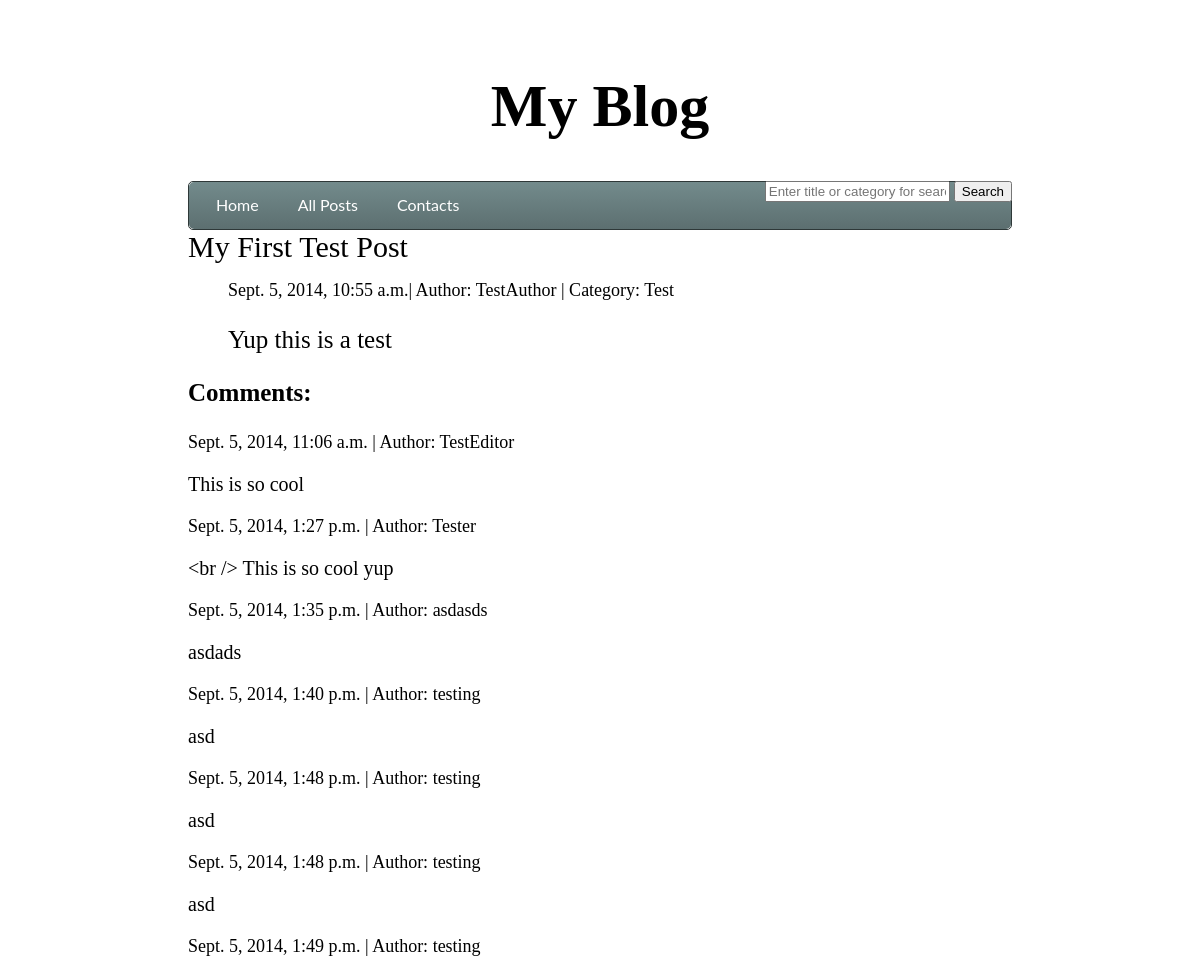
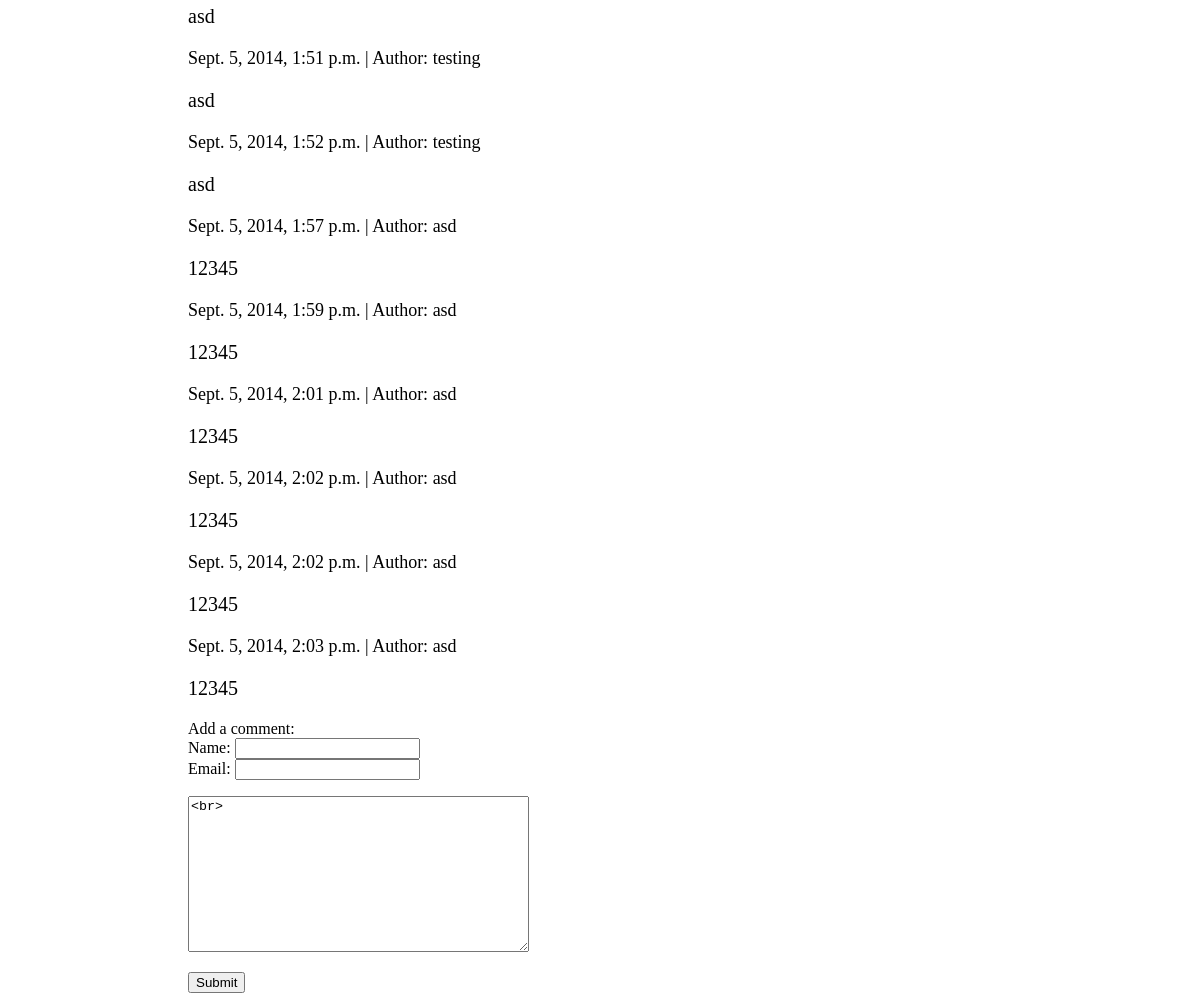
The app's page /blog/1/, older data (2 pictures, top to bottom).
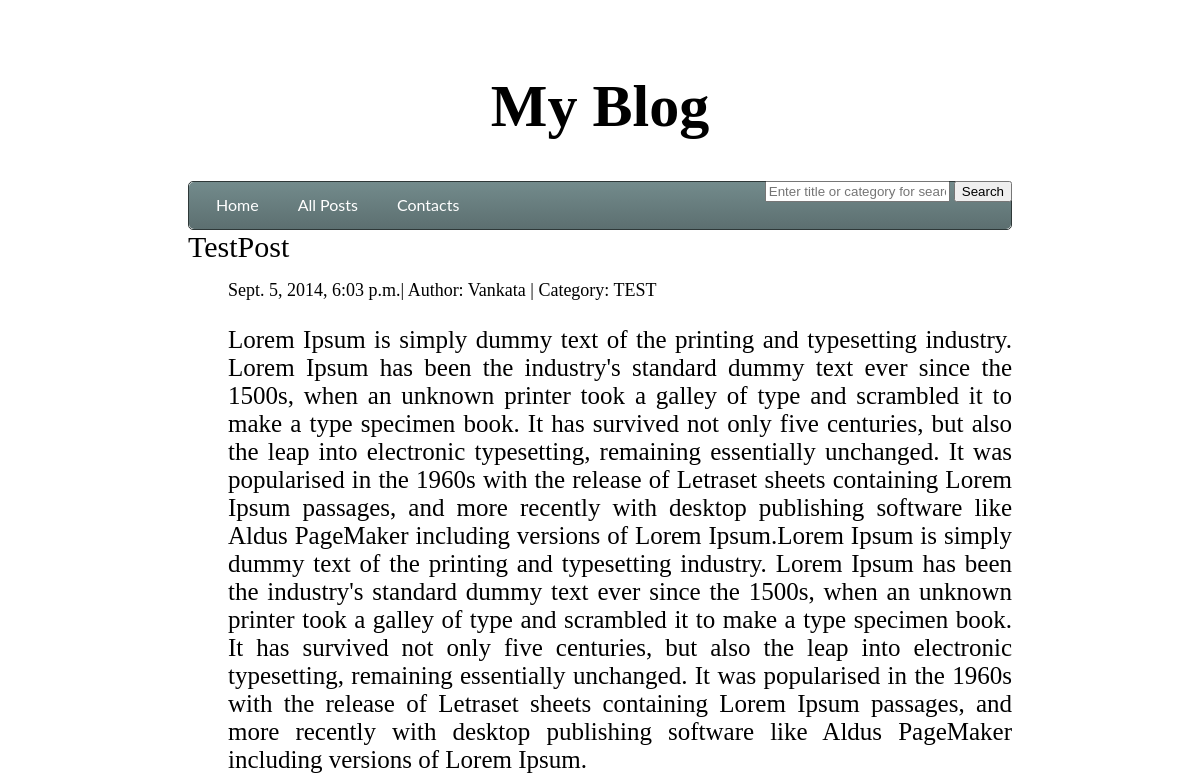
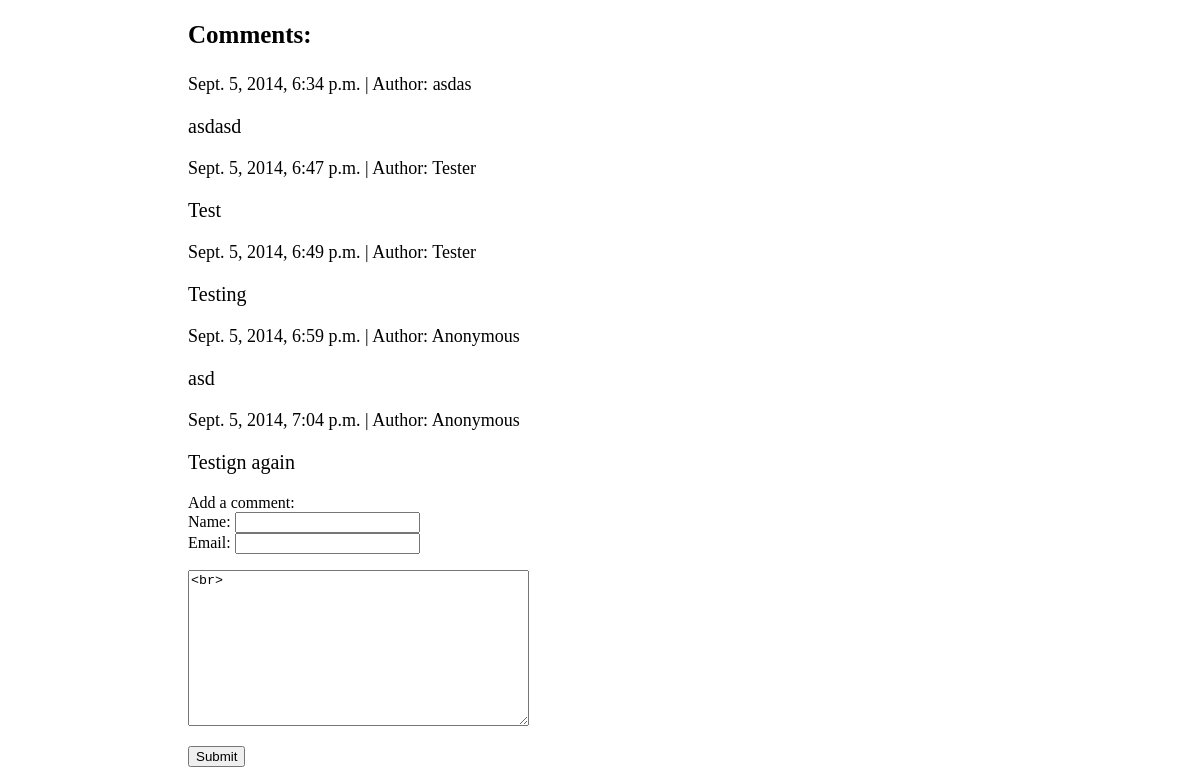
The same page, newer data (2 pictures, top to bottom).
### blog/models.py (models this page shows, shortened)
class Post(models.Model):
    title = models.CharField(max_length=100)
    body_text = models.TextField()
    author = models.CharField(max_length=100, default='Vankata')
    category = models.CharField(max_length=50, default='')
    pub_date = models.DateTimeField(auto_now_add=True)

class Comments(models.Model):
    pub_date = models.DateTimeField(auto_now_add=True)
    author = models.CharField(max_length=60)
    body = models.TextField()
    post = models.ForeignKey(Post)
    email = models.EmailField()

### blog/views.py (the view, shortened to what this page needs)
# urls.py: url(r'(?P<post_id>\d+)/', views.post, name='post'),
def post(request, post_id):
    post = Post.objects.get(pk=post_id)
    comments = Comments.objects.filter(post=post)
    context = {'post': post, 'user': request.user, 'comments': comments,
               'form': CommentForm()}
    return render(request, 'blog/posts.html', context)

### blog/forms.py
class CommentForm(ModelForm):
    class Meta:
        model = Comments
        exclude = ["post"]

### blog/templates/blog/posts.html
{% extends 'blog/base.html'%}
    {% block content %}
<div class="title">{{ post.title }}</div>
<ul>
    <div class="information">{{ post.pub_date }}| Author: {{post.author}} {% if post.category %} | Category: {{ post.category }} {% endif %}</div>
    <div class="body">{{ post.body_text|linebreaks }}</div>
</ul>
{% if comments %}
    <p id="start_of_comments">Comments:</p>
{% endif %}
{% for comment in comments %}
    <div class="comment">
        <div class="information">{{ comment.pub_date }} | Author: {{ comment.author }}</div>
        <div class="comment_body">{{ comment.body|linebreaks }}</div>
    </div>
{% endfor %}
<div id="addc">Add a comment:</div>
<form action="{% url 'blog:post' post.id %}" method="POST">{% csrf_token %}
    <div id="cform">
        Name: {{ form.author }} <br />
        Email: {{form.email}}
        <p>{{ form.body|linebreaks }}</p>
    </div>
    <div id="submit"><input type="submit" value="Submit"></div>
</form>
        {% endblock %}

Row changes from the older to the newer data that the page shows:
removed Comments: pub_date "Sept. 5, 2014, 11:06 a.m.", author "TestEditor", body "This is so cool"
removed Comments: pub_date "Sept. 5, 2014, 1:48 p.m.", author "testing", body "asd"
removed Comments: pub_date "Sept. 5, 2014, 1:48 p.m.", author "testing", body "asd"
removed Comments: pub_date "Sept. 5, 2014, 1:49 p.m.", author "testing", body "asd"
removed Comments: pub_date "Sept. 5, 2014, 1:51 p.m.", author "testing", body "asd"
removed Comments: pub_date "Sept. 5, 2014, 1:52 p.m.", author "testing", body "asd"
removed Comments: pub_date "Sept. 5, 2014, 1:57 p.m.", author "asd", body "12345"
removed Comments: pub_date "Sept. 5, 2014, 1:59 p.m.", author "asd", body "12345"
removed Comments: pub_date "Sept. 5, 2014, 2:01 p.m.", author "asd", body "12345"
removed Comments: pub_date "Sept. 5, 2014, 2:02 p.m.", author "asd", body "12345"
removed Comments: pub_date "Sept. 5, 2014, 2:02 p.m.", author "asd", body "12345"
removed Comments: pub_date "Sept. 5, 2014, 2:03 p.m.", author "asd", body "12345"
changed Post: title "My First Test Post" → "TestPost"; pub_date "Sept. 5, 2014, 10:55 a.m." → "Sept. 5, 2014, 6:03 p.m."; author "TestAuthor" → "Vankata"; category "Test" → "TEST"; body_text "Yup this is a test" → "Lorem Ipsum is simply dummy text of the printing and typesetting industry. Lorem Ipsum has been the industry's standard dummy text ever since the 1500s, when an unknown printer took a galley of type and scrambled it to make a type specimen book. It has survived not only five centuries, but also the leap into electronic typesetting, remaining essentially unchanged. It was popularised in the 1960s with the release of Letraset sheets containing Lorem Ipsum passages, and more recently with desktop publishing software like Aldus PageMaker including versions of Lorem Ipsum.Lorem Ipsum is simply dummy text of the printing and typesetting industry. Lorem Ipsum has been the industry's standard dummy…"
added Comments: pub_date "Sept. 5, 2014, 6:34 p.m.", author "asdas", body "asdasd"
changed Comments: pub_date "Sept. 5, 2014, 1:27 p.m." → "Sept. 5, 2014, 6:47 p.m."; body "<br /> This is so cool yup" → "Test"
changed Comments: pub_date "Sept. 5, 2014, 1:35 p.m." → "Sept. 5, 2014, 6:49 p.m."; author "asdasds" → "Tester"; body "asdads" → "Testing"
now on this page (row edited): Comments: pub_date "Sept. 5, 2014, 6:59 p.m.", author "Anonymous", body "asd"
changed Comments: pub_date "Sept. 5, 2014, 1:40 p.m." → "Sept. 5, 2014, 7:04 p.m."; author "testing" → "Anonymous"; body "asd" → "Testign again"
